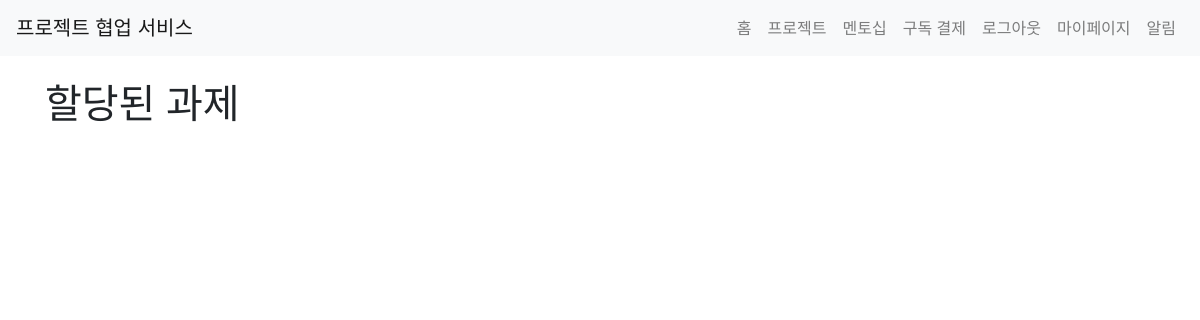
Page /mentorship/assigned_tasks (signed in) on the earlier database version.
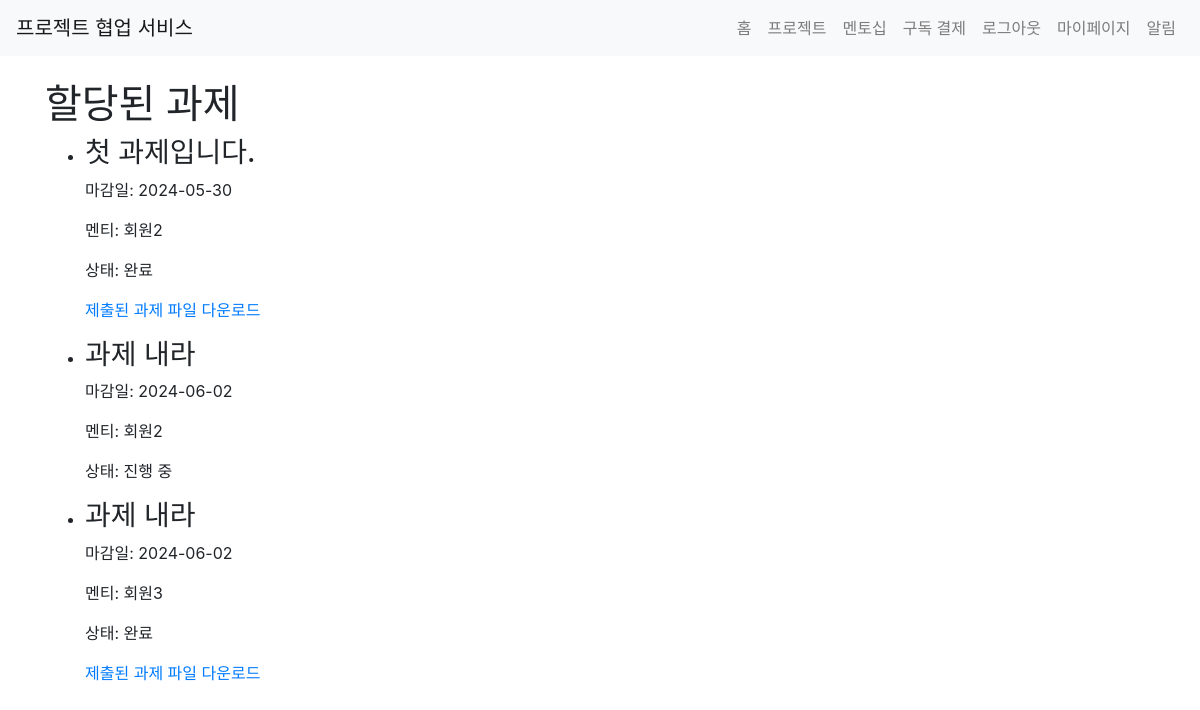
Same page on the later database version.
### app/models.py (models this page shows)
class Assignment(db.Model):
    id = db.Column(db.Integer, primary_key=True)
    mentor_id = db.Column(db.Integer, db.ForeignKey('user.id'), nullable=False)
    mentee_id = db.Column(db.Integer, db.ForeignKey('user.id'), nullable=False)
    title = db.Column(db.String(100), nullable=False)
    description = db.Column(db.Text, nullable=False)
    deadline = db.Column(db.DateTime, nullable=False)
    completed = db.Column(db.Boolean, default=False)
    mentor = db.relationship('User', foreign_keys=[mentor_id], backref=db.backref('given_assignments', lazy=True))
    mentee = db.relationship('User', foreign_keys=[mentee_id], backref=db.backref('received_assignments', lazy=True))
    file = db.Column(db.String(255), nullable = True)

class User(UserMixin, db.Model):
    id = db.Column(db.Integer, primary_key=True)
    name = db.Column(db.String(100), nullable=False)
    email = db.Column(db.String(120), unique=True, nullable=False)
    password = db.Column(db.String(255), nullable=False)
    bio = db.Column(db.Text)
    notifications = db.relationship('Notification', back_populates='user', lazy=True)
    projects = db.relationship('Project', secondary='project_participant', back_populates='participants', overlaps="project_participants")
    subscription = db.relationship('Subscription', back_populates='subscriber', uselist=False)
    created_projects = db.relationship('Project', back_populates='client', lazy=True, foreign_keys='Project.client_id')
    mentees = db.relationship('User',
                              secondary=mentorship_mentor,
                              primaryjoin=(mentorship_mentor.c.mentor_id == id),
                              secondaryjoin=(mentorship_mentor.c.mentee_id == id),
                              backref=db.backref('mentors', lazy='dynamic'),
                              lazy='dynamic')
    pending_mentees = db.relationship('User',
                                    secondary=mentorship_mentee,
                                    primaryjoin=(mentorship_mentee.c.mentor_id == id),
                                    secondaryjoin=(mentorship_mentee.c.mentee_id == id),
                                    backref=db.backref('pending_mentors', lazy='dynamic'),
                                    lazy='dynamic')
    project_participants = db.relationship('ProjectParticipant', back_populates='user', lazy=True, overlaps="projects")

### app/views/mentorship.py (the view)
@bp.route('/assigned_tasks')
@login_required
def assigned_tasks():
    tasks = current_user.given_assignments
    return render_template('mentorship/assigned_tasks.html', tasks=tasks)

### app/__init__.py (called while the page is built)
@login_manager.user_loader
def load_user(user_id):
    if user_id is not None:
        return User.query.get(int(user_id))
    return None

### app/templates/mentorship/assigned_tasks.html
{% extends 'base.html' %}
{% block content %}
<h1>할당된 과제</h1>
<ul>
  {% for task in tasks %}
  <li>
    <h3>{{ task.title }}</h3>
    <p>마감일: {{ task.deadline.strftime('%Y-%m-%d') }}</p>
    <p>멘티: {{ task.mentee.name }}</p>
    <p>상태: {% if task.completed %}완료{% else %}진행 중{% endif %}</p>
    {% if task.completed %}
      {% if task.file %}
      <p><a href="{{ url_for('mentorship.download_file', filename=task.file) }}">제출된 과제 파일 다운로드</a></p>
      {% else %}
      <p><button class="btn btn-secondary" disabled>제출된 과제 파일 없음</button></p>
      {% endif %}
    {% endif %}
  </li>
  {% endfor %}
</ul>
{% endblock %}

### app/templates/base.html (shortened to what this page needs)
<!DOCTYPE html>
<html lang="ko">
<head>
    <link rel="stylesheet" href="https://maxcdn.bootstrapcdn.com/bootstrap/4.5.2/css/bootstrap.min.css">
</head>
<body>
    <nav class="navbar navbar-expand-lg navbar-light bg-light">
        <a class="navbar-brand" href="/">프로젝트 협업 서비스</a>
        <div class="collapse navbar-collapse" id="navbarNav">
            <ul class="navbar-nav ml-auto">
                <li class="nav-item">
                    <a class="nav-link" href="{{ url_for('main.index') }}">홈</a>
                </li>
                <li class="nav-item">
                    <a class="nav-link" href="{{ url_for('project.list_projects') }}">프로젝트</a>
                </li>
                {% if current_user.is_authenticated %}
                <li class="nav-item">
                    <a class="nav-link" href="{{ url_for('mentorship.index') }}">멘토십</a>
                </li>
                <li class="nav-item">
                    <a class="nav-link" href="{{ url_for('payments.subscribe') }}">구독 결제</a>
                </li>
                <li class="nav-item">
                    <a class="nav-link" href="{{ url_for('auth.logout') }}">로그아웃</a>
                </li>
                <li class="nav-item">
                    <a class="nav-link" href="{{ url_for('mypage.index') }}">마이페이지</a>
                </li>
                <li class="nav-item">
                    <a class="nav-link" href="{{ url_for('notification.index') }}">
                        알림
                    </a>
                </li>
                {% endif %}
            </ul>
        </div>
    </nav>
    <div class="container mt-4">
        {% block content %}{% endblock %}
    </div>
</body>
</html>

Differences in the rows shown:
added Assignment: title "첫 과제입니다.", deadline "2024-05-30", mentee.name "회원2", completed "완료"
added Assignment: title "과제 내라", deadline "2024-06-02", mentee.name "회원2", completed "진행 중"
added Assignment: title "과제 내라", deadline "2024-06-02", mentee.name "회원3", completed "완료"
